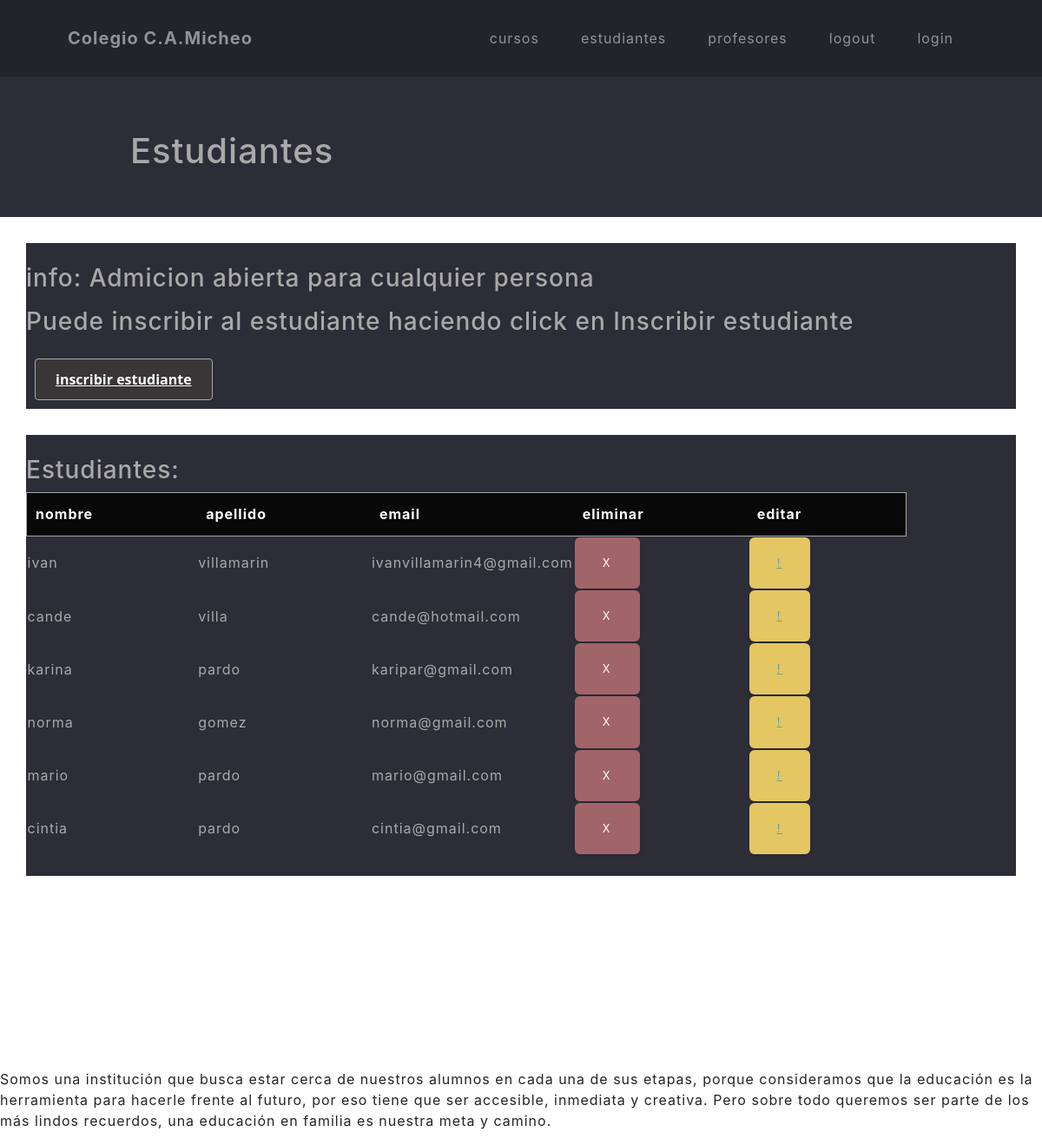
The page /estudiantes (signed in) on the database as committed earlier.
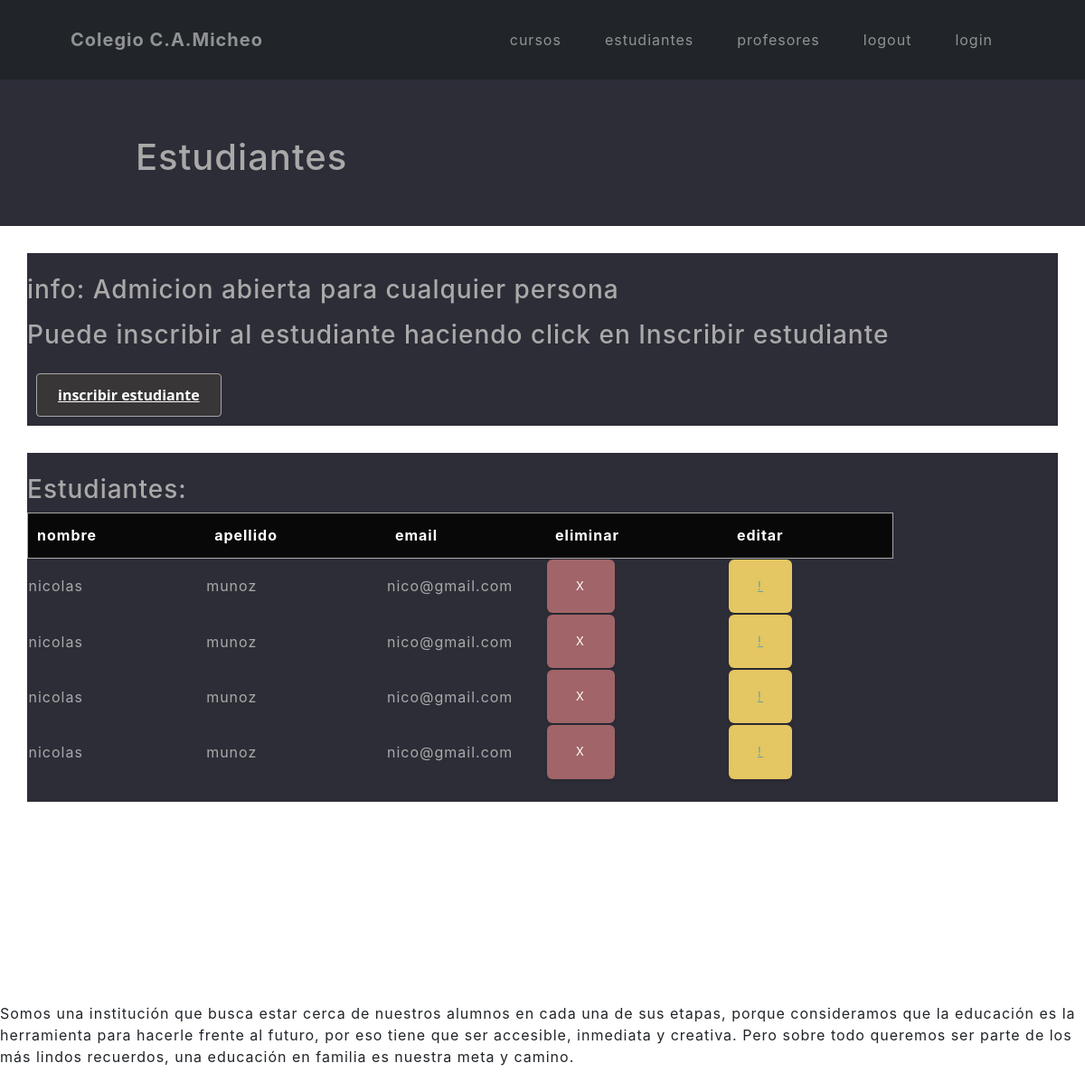
The same page on the database as committed later.
### App/models.py (models this page shows, shortened)
class Estudiante(models.Model):
    nombre = models.CharField(max_length=30)
    apellido = models.CharField(max_length=30)
    email = models.EmailField()

### App/views.py (the view)
# urls.py: path('estudiantes', estudiantes, name="estudiantes"),
@login_required
def estudiantes(request):
    Estudiantes = Estudiante.objects.all()
    return render(request, "App/estudiantes.html", {"Estudiantes":Estudiantes})

### App/templates/App/estudiantes.html (shortened to what this page needs)
<div>
    {% extends "App/inicio.html" %}
    {% load static %}
        {% block contenidoQueCambia %}
        <div class="titulo">
            <h1 style="padding: 150px" >Estudiantes</h1>
        </div>
        <div style="margin: 30px;" style="padding: 40px;" class="info">
            <br>
            <h3><p style="color: darkgray;">info: Admicion abierta para cualquier persona</p></h3>
            <h3> <p style="color: darkgray;" > Puede inscribir al estudiante haciendo click en Inscribir estudiante </p> </h3>
            <button id="bottone5"> <a style="color: white;" href="/App/setEstudiante">inscribir estudiante</a></button>
            <br>
        </div>
        <div class="info" style="margin: 30px;" style="padding: 30px;" >
            <br>
            <h3 style="color: darkgrey;" style="margin: 20px;" >Estudiantes:</h3>
            <table style="color: darkgrey;" id="tablaComp">
                <tr id="tablaEst">
                    <th>nombre</th>
                    <th>apellido</th>
                    <th>email</th>
                    <th>eliminar</th>
                    <th>editar</th>
                </tr>
                    {% for estudiante in Estudiantes %}
                    <tr>
                        <td>{{estudiante.nombre}}</td>
                        <td>{{estudiante.apellido}}</td>
                        <td>{{estudiante.email}}</td>
                        <td><button class="btn btn-danger btnEliminar"><a href="{% url 'eliminarEstudiante' estudiante.nombre %}">X</a></button></td>
                        <td><button class="btn btn-warning btnEditar"><a href="{% url 'editarEstudiante' estudiante.nombre %}">!</a></button></td>
                    </tr>
                    {% endfor %}
            </table>
            <br>
        </div>
        {% endblock %}

Rows that differ between the two databases and show on the page:
removed Estudiante: nombre "ivan", apellido "villamarin", email "ivanvillamarin4@gmail.com"
removed Estudiante: nombre "cande", apellido "villa", email "cande@hotmail.com"
removed Estudiante: nombre "karina", apellido "pardo", email "karipar@gmail.com"
removed Estudiante: nombre "norma", apellido "gomez", email "norma@gmail.com"
removed Estudiante: nombre "mario", apellido "pardo", email "mario@gmail.com"
removed Estudiante: nombre "cintia", apellido "pardo", email "cintia@gmail.com"
added Estudiante: nombre "nicolas", apellido "munoz", email "nico@gmail.com"
added Estudiante: nombre "nicolas", apellido "munoz", email "nico@gmail.com"
added Estudiante: nombre "nicolas", apellido "munoz", email "nico@gmail.com"
added Estudiante: nombre "nicolas", apellido "munoz", email "nico@gmail.com"
